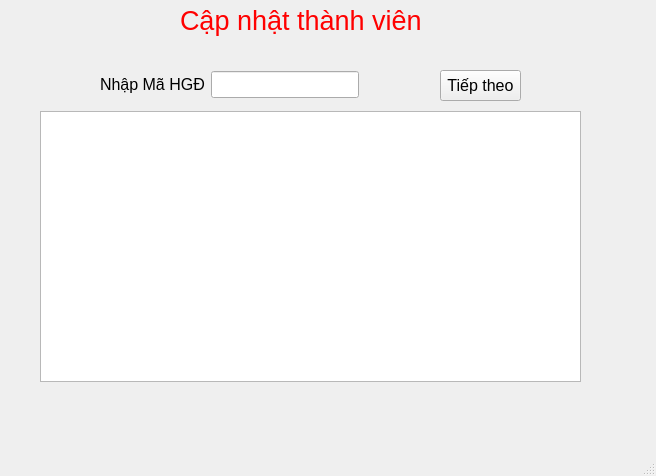
<?xml version="1.0" encoding="UTF-8"?>
<ui version="4.0">
 <class>searchtocomlement</class>
 <widget class="QMainWindow" name="searchtocomlement">
  <property name="geometry">
   <rect>
    <x>0</x>
    <y>0</y>
    <width>656</width>
    <height>476</height>
   </rect>
  </property>
  <property name="font">
   <font>
    <pointsize>20</pointsize>
   </font>
  </property>
  <property name="windowTitle">
   <string>MainWindow</string>
  </property>
  <widget class="QWidget" name="centralwidget">
   <widget class="QLabel" name="label">
    <property name="geometry">
     <rect>
      <x>180</x>
      <y>0</y>
      <width>241</width>
      <height>41</height>
     </rect>
    </property>
    <property name="text">
     <string>&lt;font color=red&gt;Cập nhật thành viên&lt;font&gt;</string>
    </property>
   </widget>
   <widget class="QPushButton" name="btn_tt">
    <property name="geometry">
     <rect>
      <x>440</x>
      <y>70</y>
      <width>81</width>
      <height>31</height>
     </rect>
    </property>
    <property name="font">
     <font>
      <pointsize>12</pointsize>
     </font>
    </property>
    <property name="text">
     <string>Tiếp theo</string>
    </property>
   </widget>
   <widget class="QTableView" name="tableView_dshgd">
    <property name="geometry">
     <rect>
      <x>40</x>
      <y>111</y>
      <width>541</width>
      <height>271</height>
     </rect>
    </property>
    <property name="font">
     <font>
      <pointsize>9</pointsize>
     </font>
    </property>
   </widget>
   <widget class="QWidget" name="">
    <property name="geometry">
     <rect>
      <x>100</x>
      <y>70</y>
      <width>259</width>
      <height>29</height>
     </rect>
    </property>
    <layout class="QHBoxLayout" name="horizontalLayout">
     <item>
      <widget class="QLabel" name="label_2">
       <property name="font">
        <font>
         <pointsize>12</pointsize>
        </font>
       </property>
       <property name="text">
        <string>Nhập Mã HGĐ</string>
       </property>
      </widget>
     </item>
     <item>
      <widget class="QLineEdit" name="lineEdit_mhgd">
       <property name="font">
        <font>
         <pointsize>12</pointsize>
        </font>
       </property>
      </widget>
     </item>
    </layout>
   </widget>
  </widget>
  <widget class="QMenuBar" name="menubar">
   <property name="geometry">
    <rect>
     <x>0</x>
     <y>0</y>
     <width>656</width>
     <height>42</height>
    </rect>
   </property>
  </widget>
  <widget class="QStatusBar" name="statusbar"/>
 </widget>
 <resources/>
 <connections/>
</ui>
